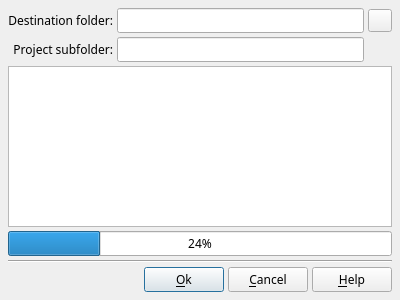
<?xml version="1.0" encoding="UTF-8"?>
<ui version="4.0">
 <class>DlgExportProject</class>
 <widget class="QDialog" name="DlgExportProject">
  <property name="geometry">
   <rect>
    <x>0</x>
    <y>0</y>
    <width>400</width>
    <height>300</height>
   </rect>
  </property>
  <property name="font">
   <font>
    <family>Sans Serif</family>
    <pointsize>9</pointsize>
   </font>
  </property>
  <property name="windowTitle">
   <string>Export project</string>
  </property>
  <layout class="QVBoxLayout" name="verticalLayout">
   <property name="spacing">
    <number>4</number>
   </property>
   <property name="leftMargin">
    <number>8</number>
   </property>
   <property name="topMargin">
    <number>8</number>
   </property>
   <property name="rightMargin">
    <number>8</number>
   </property>
   <property name="bottomMargin">
    <number>8</number>
   </property>
   <item>
    <layout class="QGridLayout" name="gridLayout">
     <property name="leftMargin">
      <number>0</number>
     </property>
     <property name="topMargin">
      <number>0</number>
     </property>
     <property name="rightMargin">
      <number>0</number>
     </property>
     <property name="bottomMargin">
      <number>0</number>
     </property>
     <item row="0" column="1">
      <widget class="QLineEdit" name="DestinationPathED"/>
     </item>
     <item row="0" column="2">
      <widget class="QToolButton" name="DestinationPathBT">
       <property name="toolTip">
        <string>Click on this button to select graphically a destination folder.</string>
       </property>
       <property name="text">
        <string notr="true"/>
       </property>
       <property name="icon">
        <iconset>
         <normaloff>:/img/FolderOpen.png</normaloff>:/img/FolderOpen.png</iconset>
       </property>
      </widget>
     </item>
     <item row="0" column="0">
      <widget class="QLabel" name="label">
       <property name="text">
        <string>Destination folder:</string>
       </property>
       <property name="alignment">
        <set>Qt::AlignRight|Qt::AlignTrailing|Qt::AlignVCenter</set>
       </property>
      </widget>
     </item>
     <item row="1" column="0">
      <widget class="QLabel" name="label_2">
       <property name="text">
        <string>Project subfolder:</string>
       </property>
       <property name="alignment">
        <set>Qt::AlignRight|Qt::AlignTrailing|Qt::AlignVCenter</set>
       </property>
      </widget>
     </item>
     <item row="1" column="1">
      <widget class="QLineEdit" name="ProjectSubfolderED"/>
     </item>
    </layout>
   </item>
   <item>
    <widget class="QTableWidget" name="Table">
     <property name="editTriggers">
      <set>QAbstractItemView::NoEditTriggers</set>
     </property>
     <property name="showDropIndicator" stdset="0">
      <bool>false</bool>
     </property>
     <property name="dragDropOverwriteMode">
      <bool>false</bool>
     </property>
     <property name="selectionMode">
      <enum>QAbstractItemView::SingleSelection</enum>
     </property>
     <property name="selectionBehavior">
      <enum>QAbstractItemView::SelectRows</enum>
     </property>
     <property name="wordWrap">
      <bool>false</bool>
     </property>
     <property name="cornerButtonEnabled">
      <bool>false</bool>
     </property>
     <attribute name="verticalHeaderVisible">
      <bool>false</bool>
     </attribute>
    </widget>
   </item>
   <item>
    <widget class="QProgressBar" name="ProgressBar">
     <property name="value">
      <number>24</number>
     </property>
     <property name="alignment">
      <set>Qt::AlignCenter</set>
     </property>
    </widget>
   </item>
   <item>
    <widget class="Line" name="line">
     <property name="orientation">
      <enum>Qt::Horizontal</enum>
     </property>
    </widget>
   </item>
   <item>
    <layout class="QHBoxLayout" name="horizontalLayout_2">
     <property name="spacing">
      <number>4</number>
     </property>
     <item>
      <spacer name="horizontalSpacer_7">
       <property name="orientation">
        <enum>Qt::Horizontal</enum>
       </property>
       <property name="sizeHint" stdset="0">
        <size>
         <width>40</width>
         <height>20</height>
        </size>
       </property>
      </spacer>
     </item>
     <item>
      <widget class="QPushButton" name="OkBt">
       <property name="toolTip">
        <string>Start export process</string>
       </property>
       <property name="text">
        <string>&amp;Ok</string>
       </property>
       <property name="icon">
        <iconset>
         <normaloff>:/img/action_ok.png</normaloff>:/img/action_ok.png</iconset>
       </property>
      </widget>
     </item>
     <item>
      <widget class="QPushButton" name="CancelBt">
       <property name="toolTip">
        <string>Abort export operation and exit dialog box</string>
       </property>
       <property name="text">
        <string>&amp;Cancel</string>
       </property>
       <property name="icon">
        <iconset>
         <normaloff>:/img/action_cancel.png</normaloff>:/img/action_cancel.png</iconset>
       </property>
      </widget>
     </item>
     <item>
      <widget class="QPushButton" name="HelpBt">
       <property name="toolTip">
        <string>Show help about this dialogue box</string>
       </property>
       <property name="text">
        <string>&amp;Help</string>
       </property>
       <property name="icon">
        <iconset>
         <normaloff>:/img/help.png</normaloff>:/img/help.png</iconset>
       </property>
      </widget>
     </item>
    </layout>
   </item>
  </layout>
 </widget>
 <tabstops>
  <tabstop>DestinationPathED</tabstop>
  <tabstop>DestinationPathBT</tabstop>
  <tabstop>ProjectSubfolderED</tabstop>
  <tabstop>Table</tabstop>
  <tabstop>OkBt</tabstop>
  <tabstop>CancelBt</tabstop>
 </tabstops>
 <resources/>
 <connections/>
</ui>
